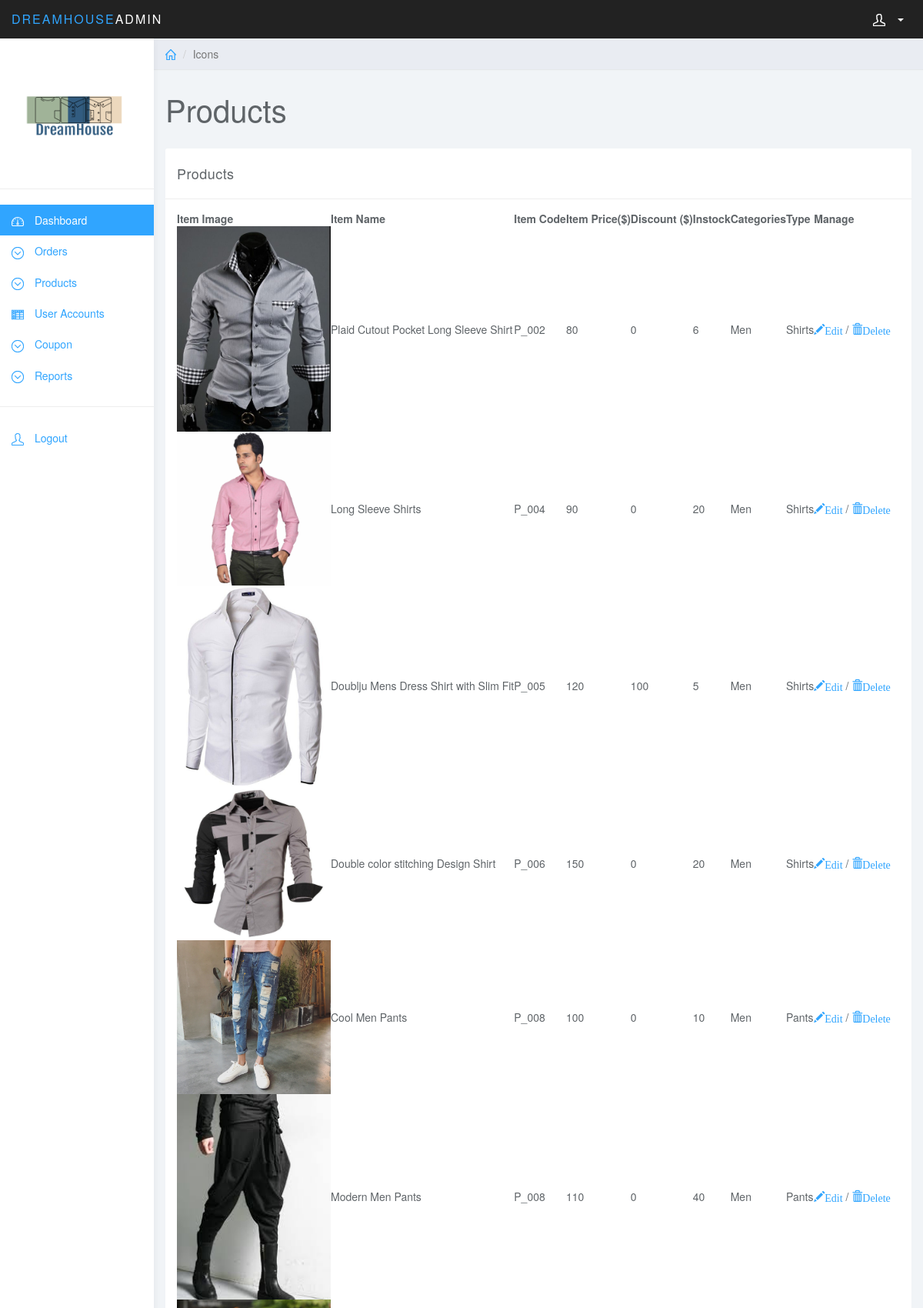
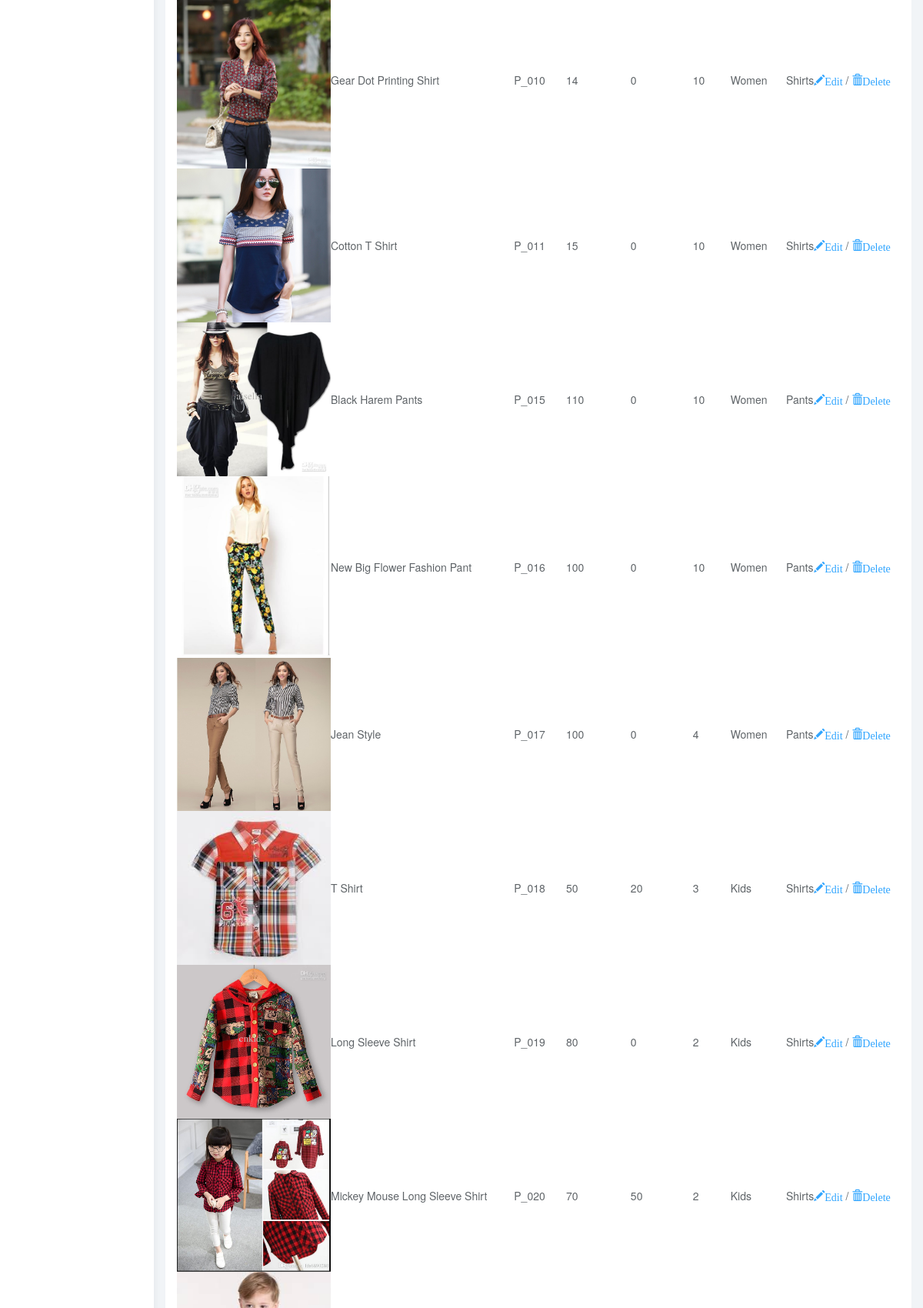
The page /admin/viewallproducts.php (upper part) on the database its author committed (2 pictures, top to bottom).
### tables this page shows
CREATE TABLE `products` (
  `item_id` int(11) NOT NULL,
  `item_name` varchar(255) NOT NULL,
  `item_code` varchar(255) NOT NULL,
  `price` int(11) NOT NULL,
  `item_image` text NOT NULL,
  `discount_price` int(11) NOT NULL,
  `instock` int(11) NOT NULL,
  `categories` varchar(255) NOT NULL,
  `type` varchar(255) NOT NULL,
  `status` int(11) NOT NULL
);

### functions.php (called while the page is built, shortened)
<?php
	function get($query,$conn){
		try{
			$stmt = $conn->prepare($query);
			$stmt->execute();
			return $stmt;
		}catch(PDOException $e){
			$e->getMessage();
		}
	}
?>

### admin/viewallproducts.php (the view, shortened to what this page needs)
<?php
require '../functions.php';
$conn = connect();
if($conn){
	$query = 'Select * from products where status = 1';
	$result = get($query,$conn);
}
?>
<!DOCTYPE html>
<html>
<head>
<link href="css/bootstrap.min.css" rel="stylesheet">
<link href="css/datepicker3.css" rel="stylesheet">
<link href="css/styles.css" rel="stylesheet">
<link rel="stylesheet" href="//code.jquery.com/ui/1.12.1/themes/base/jquery-ui.css">
</head>
<body>
	<?php include 'sidebar.php'; ?>
	<div class="col-sm-9 col-sm-offset-3 col-lg-10 col-lg-offset-2 main">
		<div class="row">
			<ol class="breadcrumb">
				<li><a href="#"><svg class="glyph stroked home"><use xlink:href="#stroked-home"></use></svg></a></li>
				<li class="active">Icons</li>
			</ol>
		</div>
		<div class="row">
			<div class="col-lg-12">
				<h1 class="page-header">Products</h1>
			</div>
		</div>
		<div class="row">
			<div class="col-md-12">
				<div class="panel panel-default">
					<div class="panel-heading">Products</div>
					<div class="panel-body">
						<table id="viewproducts">
						    <thead>
						    <tr>
						        <th>Item Image</th>
						        <th>Item Name</th>
						        <th>Item Code</th>
						        <th>Item Price($)</th>
						        <th>Discount ($)</th>
						        <th>Instock</th>
						        <th>Categories</th>
						        <th>Type</th>
						        <th>Manage</th>
						    </tr>
						    </thead>
						    <tbody>
						    	<?php while($row = $result->fetch()): ?>
						    	<tr>
						    		<td><img src="photo/<?=$row['item_image']; ?>" class="img-responsive" width="200px" height="220px">
						    		</td>
						    		<td>
						    			<?= $row['item_name']; ?>
						    		</td>
						    		<td>
						    			<?= $row['item_code']; ?>
						    		</td>
						    		<td>
						    			<?= $row['price']; ?>
						    		</td>
						    		<td>
						    			<?= $row['discount_price']; ?>
						    		</td>
						    		<td>
						    			<?= $row['instock']; ?>
						    		</td>
						    		<td>
						    			<?= $row['categories']; ?>
						    		</td>
						    		<td>
						    			<?= $row['type']; ?>
						    		</td>
						    		 <td><a href='editProduct.php?id=<?=$row['item_id']; ?>'  class='glyphicon glyphicon-pencil'>Edit</a> / <a href='delProduct.php?id=<?=$row['item_id']; ?>' class='glyphicon glyphicon-trash'>Delete</a></td>
						    	</tr>
						    	<?php endwhile; ?>
						    </tbody>
						</table>
					</div>
				</div>
			</div>
		</div>
	</div>
    <link rel="stylesheet" type="text/css" href="https://cdn.datatables.net/v/dt/dt-1.10.16/datatables.min.css"/>
</body>
</html>

### admin/css/styles.css (style rules this page uses)
body { background: #f1f4f7; padding-top: 50px; color: #5f6468; }
a, a:hover, a:focus { color: #30a5ff; }
h1, h2, h3, h4, h5, h6 { color: #5f6468; }
h1 { font-weight: 300; font-size: 40px; }
.panel { border: 0; }
.panel-heading { font-size: 18px; font-weight: 300; letter-spacing: 0.025em; height: 66px; line-height: 45px; }
.panel-default .panel-heading { background: #fff; border-bottom: 1px solid #eee; color: #5f6468; }
.breadcrumb { border-radius: 0; padding: 10px 15px; background: #e9ecf2; box-shadow: 0 1px 1px rgba(0, 0, 0, .05); margin: 0 ; }
h1.page-header { margin-top: 30px; border-bottom: 0; }
.breadcrumb .glyph { height: 14px; width: 14px; margin: -2px 0 0 0; stroke-width: 4px; }

### rows shown on the page
products: item_image (picture), item_name "Plaid Cutout Pocket Long Sleeve Shirt", item_code "P_002", price "80", discount_price "0", instock "6", categories "Men", type "Shirts"
products: item_image (picture), item_name "Long Sleeve Shirts", item_code "P_004", price "90", discount_price "0", instock "20", categories "Men", type "Shirts"
products: item_image (picture), item_name "Doublju Mens Dress Shirt with Slim Fit", item_code "P_005", price "120", discount_price "100", instock "5", categories "Men", type "Shirts"
products: item_image (picture), item_name "Double color stitching Design Shirt", item_code "P_006", price "150", discount_price "0", instock "20", categories "Men", type "Shirts"
products: item_image (picture), item_name "Cool Men Pants", item_code "P_008", price "100", discount_price "0", instock "10", categories "Men", type "Pants"
products: item_image (picture), item_name "Modern Men Pants", item_code "P_008", price "110", discount_price "0", instock "40", categories "Men", type "Pants"
products: item_image (picture), item_name "Gear Dot Printing Shirt", item_code "P_010", price "14", discount_price "0", instock "10", categories "Women", type "Shirts"
products: item_image (picture), item_name "Cotton T Shirt", item_code "P_011", price "15", discount_price "0", instock "10", categories "Women", type "Shirts"
products: item_image (picture), item_name "Black Harem Pants", item_code "P_015", price "110", discount_price "0", instock "10", categories "Women", type "Pants"
products: item_image (picture), item_name "New Big Flower Fashion Pant", item_code "P_016", price "100", discount_price "0", instock "10", categories "Women", type "Pants"
products: item_image (picture), item_name "Jean Style", item_code "P_017", price "100", discount_price "0", instock "4", categories "Women", type "Pants"
products: item_image (picture), item_name "T Shirt", item_code "P_018", price "50", discount_price "20", instock "3", categories "Kids", type "Shirts"
products: item_image (picture), item_name "Long Sleeve Shirt", item_code "P_019", price "80", discount_price "0", instock "2", categories "Kids", type "Shirts"
products: item_image (picture), item_name "Mickey Mouse Long Sleeve Shirt", item_code "P_020", price "70", discount_price "50", instock "2", categories "Kids", type "Shirts"
products: item_image (picture)
